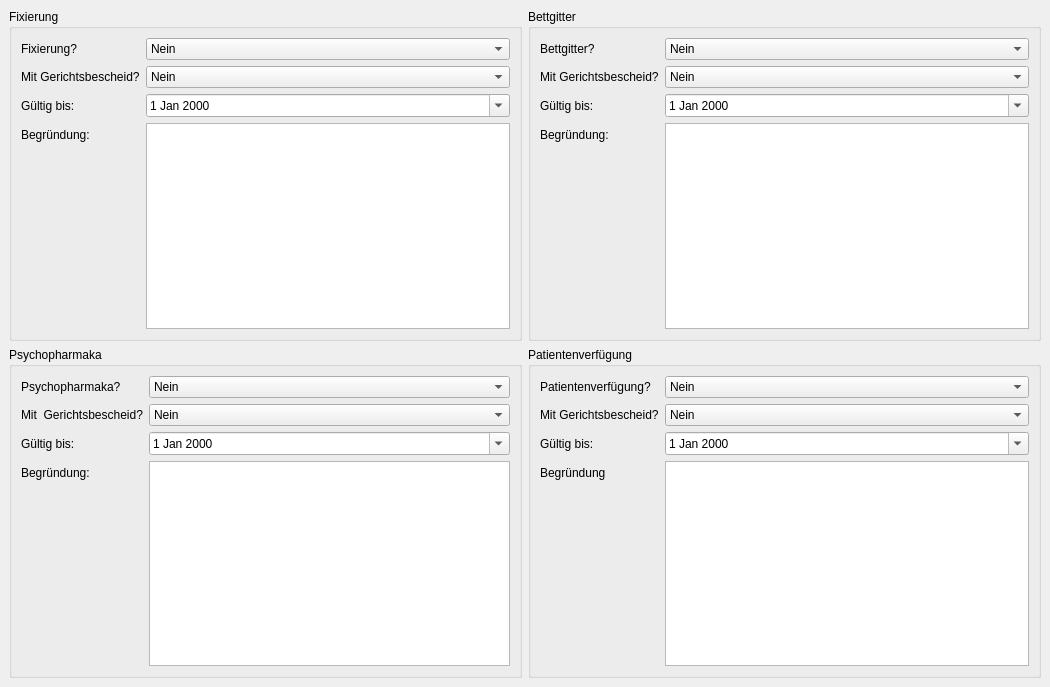
<?xml version="1.0" encoding="UTF-8"?>
<ui version="4.0">
 <class>DecreeScrollArea</class>
 <widget class="QScrollArea" name="DecreeScrollArea">
  <property name="geometry">
   <rect>
    <x>0</x>
    <y>0</y>
    <width>1050</width>
    <height>687</height>
   </rect>
  </property>
  <property name="windowTitle">
   <string>ScrollArea</string>
  </property>
  <property name="frameShape">
   <enum>QFrame::NoFrame</enum>
  </property>
  <property name="frameShadow">
   <enum>QFrame::Plain</enum>
  </property>
  <property name="widgetResizable">
   <bool>true</bool>
  </property>
  <widget class="QWidget" name="scrollAreaWidgetContents">
   <property name="geometry">
    <rect>
     <x>0</x>
     <y>0</y>
     <width>1050</width>
     <height>687</height>
    </rect>
   </property>
   <layout class="QGridLayout" name="gridLayout">
    <item row="0" column="1">
     <widget class="QGroupBox" name="BettGitterBox">
      <property name="title">
       <string>Bettgitter</string>
      </property>
      <layout class="QFormLayout" name="formLayout_2">
       <item row="0" column="0">
        <widget class="QLabel" name="label_5">
         <property name="text">
          <string>Bettgitter?</string>
         </property>
        </widget>
       </item>
       <item row="0" column="1">
        <widget class="QComboBox" name="BettGitterAktiv">
         <item>
          <property name="text">
           <string>Nein</string>
          </property>
         </item>
         <item>
          <property name="text">
           <string>Ja</string>
          </property>
         </item>
        </widget>
       </item>
       <item row="1" column="0">
        <widget class="QLabel" name="label_6">
         <property name="text">
          <string>Mit Gerichtsbescheid?</string>
         </property>
        </widget>
       </item>
       <item row="1" column="1">
        <widget class="QComboBox" name="BettGitterBescheid">
         <item>
          <property name="text">
           <string>Nein</string>
          </property>
         </item>
         <item>
          <property name="text">
           <string>Ja</string>
          </property>
         </item>
        </widget>
       </item>
       <item row="2" column="0">
        <widget class="QLabel" name="label_7">
         <property name="text">
          <string>Gültig bis:</string>
         </property>
        </widget>
       </item>
       <item row="2" column="1">
        <widget class="QDateEdit" name="BettGitterDate">
         <property name="calendarPopup">
          <bool>true</bool>
         </property>
        </widget>
       </item>
       <item row="3" column="0">
        <widget class="QLabel" name="label_8">
         <property name="text">
          <string>Begründung:</string>
         </property>
        </widget>
       </item>
       <item row="3" column="1">
        <widget class="QTextEdit" name="BettGitterReason">
         <property name="autoFormatting">
          <set>QTextEdit::AutoAll</set>
         </property>
        </widget>
       </item>
      </layout>
     </widget>
    </item>
    <item row="1" column="0">
     <widget class="QGroupBox" name="PsychoBox">
      <property name="title">
       <string>Psychopharmaka</string>
      </property>
      <layout class="QFormLayout" name="formLayout_3">
       <item row="0" column="0">
        <widget class="QLabel" name="label_9">
         <property name="text">
          <string>Psychopharmaka?</string>
         </property>
        </widget>
       </item>
       <item row="0" column="1">
        <widget class="QComboBox" name="PsychoAktiv">
         <item>
          <property name="text">
           <string>Nein</string>
          </property>
         </item>
         <item>
          <property name="text">
           <string>Ja</string>
          </property>
         </item>
        </widget>
       </item>
       <item row="1" column="0">
        <widget class="QLabel" name="label_10">
         <property name="text">
          <string>Mit  Gerichtsbescheid?</string>
         </property>
        </widget>
       </item>
       <item row="1" column="1">
        <widget class="QComboBox" name="PsychoBescheid">
         <item>
          <property name="text">
           <string>Nein</string>
          </property>
         </item>
         <item>
          <property name="text">
           <string>Ja</string>
          </property>
         </item>
        </widget>
       </item>
       <item row="2" column="0">
        <widget class="QLabel" name="label_11">
         <property name="text">
          <string>Gültig bis:</string>
         </property>
        </widget>
       </item>
       <item row="2" column="1">
        <widget class="QDateEdit" name="PsychoDate">
         <property name="calendarPopup">
          <bool>true</bool>
         </property>
        </widget>
       </item>
       <item row="3" column="0">
        <widget class="QLabel" name="label_12">
         <property name="text">
          <string>Begründung:</string>
         </property>
        </widget>
       </item>
       <item row="3" column="1">
        <widget class="QTextEdit" name="PsychoReason">
         <property name="autoFormatting">
          <set>QTextEdit::AutoAll</set>
         </property>
        </widget>
       </item>
      </layout>
     </widget>
    </item>
    <item row="1" column="1">
     <widget class="QGroupBox" name="PatientenBox">
      <property name="title">
       <string>Patientenverfügung</string>
      </property>
      <layout class="QFormLayout" name="formLayout_4">
       <property name="fieldGrowthPolicy">
        <enum>QFormLayout::AllNonFixedFieldsGrow</enum>
       </property>
       <item row="0" column="0">
        <widget class="QLabel" name="label_13">
         <property name="text">
          <string>Patientenverfügung?</string>
         </property>
        </widget>
       </item>
       <item row="0" column="1">
        <widget class="QComboBox" name="PatientenAktiv">
         <item>
          <property name="text">
           <string>Nein</string>
          </property>
         </item>
         <item>
          <property name="text">
           <string>Ja</string>
          </property>
         </item>
        </widget>
       </item>
       <item row="3" column="0">
        <widget class="QLabel" name="label_16">
         <property name="text">
          <string>Begründung</string>
         </property>
        </widget>
       </item>
       <item row="3" column="1">
        <widget class="QTextEdit" name="PatientenReason">
         <property name="autoFormatting">
          <set>QTextEdit::AutoAll</set>
         </property>
        </widget>
       </item>
       <item row="1" column="0">
        <widget class="QLabel" name="mitGerichtsbescheidLabel">
         <property name="text">
          <string>Mit Gerichtsbescheid?</string>
         </property>
        </widget>
       </item>
       <item row="1" column="1">
        <widget class="QComboBox" name="PatientenBescheid">
         <item>
          <property name="text">
           <string>Nein</string>
          </property>
         </item>
         <item>
          <property name="text">
           <string>Ja</string>
          </property>
         </item>
        </widget>
       </item>
       <item row="2" column="0">
        <widget class="QLabel" name="vomLabel">
         <property name="text">
          <string>Gültig bis:</string>
         </property>
        </widget>
       </item>
       <item row="2" column="1">
        <widget class="QDateEdit" name="PatientenDate">
         <property name="calendarPopup">
          <bool>true</bool>
         </property>
        </widget>
       </item>
      </layout>
     </widget>
    </item>
    <item row="0" column="0">
     <widget class="QGroupBox" name="BoxFixierung">
      <property name="title">
       <string>Fixierung</string>
      </property>
      <layout class="QFormLayout" name="formLayout">
       <property name="fieldGrowthPolicy">
        <enum>QFormLayout::AllNonFixedFieldsGrow</enum>
       </property>
       <item row="0" column="0">
        <widget class="QLabel" name="label_2">
         <property name="text">
          <string>Fixierung?</string>
         </property>
        </widget>
       </item>
       <item row="0" column="1">
        <widget class="QComboBox" name="FixierungAktiv">
         <item>
          <property name="text">
           <string>Nein</string>
          </property>
         </item>
         <item>
          <property name="text">
           <string>Ja</string>
          </property>
         </item>
        </widget>
       </item>
       <item row="1" column="0">
        <widget class="QLabel" name="label">
         <property name="text">
          <string>Mit Gerichtsbescheid?</string>
         </property>
        </widget>
       </item>
       <item row="1" column="1">
        <widget class="QComboBox" name="FixierungBescheid">
         <item>
          <property name="text">
           <string>Nein</string>
          </property>
         </item>
         <item>
          <property name="text">
           <string>Ja</string>
          </property>
         </item>
        </widget>
       </item>
       <item row="2" column="0">
        <widget class="QLabel" name="label_3">
         <property name="text">
          <string>Gültig bis:</string>
         </property>
        </widget>
       </item>
       <item row="2" column="1">
        <widget class="QDateEdit" name="FixierungDate">
         <property name="calendarPopup">
          <bool>true</bool>
         </property>
        </widget>
       </item>
       <item row="3" column="1">
        <widget class="QTextEdit" name="FixierungReason">
         <property name="autoFormatting">
          <set>QTextEdit::AutoAll</set>
         </property>
        </widget>
       </item>
       <item row="3" column="0">
        <widget class="QLabel" name="label_4">
         <property name="text">
          <string>Begründung:</string>
         </property>
        </widget>
       </item>
      </layout>
     </widget>
    </item>
   </layout>
  </widget>
 </widget>
 <resources/>
 <connections/>
</ui>
